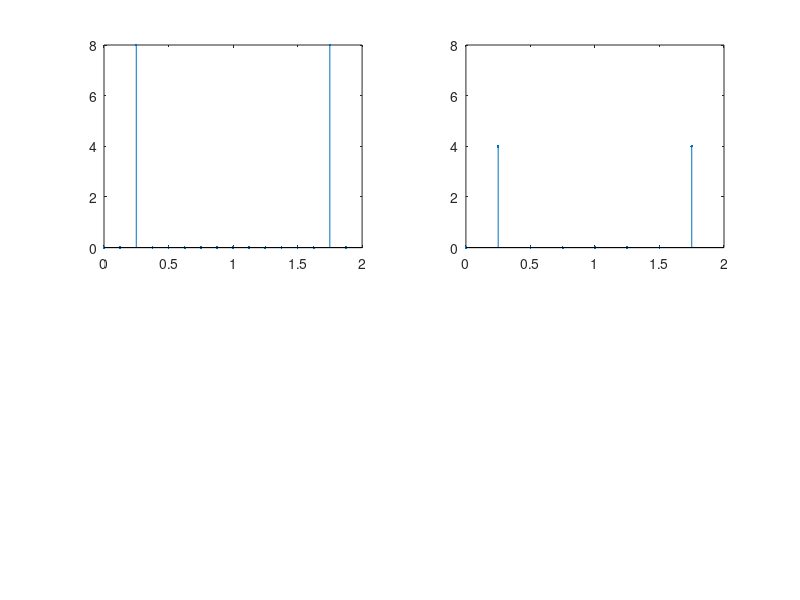

Write the MATLAB code that produced this figure. (Note: this script raises an error after producing the figure.)
n=0:40;
x=cos(pi/4*n);
x1=cos(pi/4*n)+cos(pi/8*n);
y1=fft(x,16);
y2=fft(x,8);
f1=(0:15)/8;
f2=(0:7)/4;
subplot(2,2,1);
stem(f1,abs(y1),'.');
subplot(2,2,2);
stem(f2,abs(y2),'.');
axis([0,2,0,8])

y11=fft(x1,16);
y12=fft(x2,8);
subplot(2,2,3);
stem(f1,abs(y11),'.');
subplot(2,2,4);
stem(f2,abs(y12),'.');
axis([0,2,0,8])
